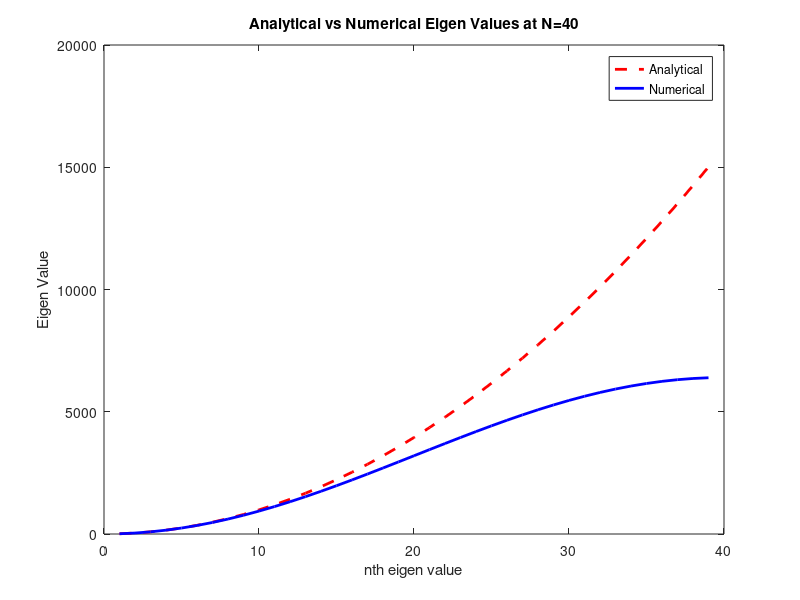
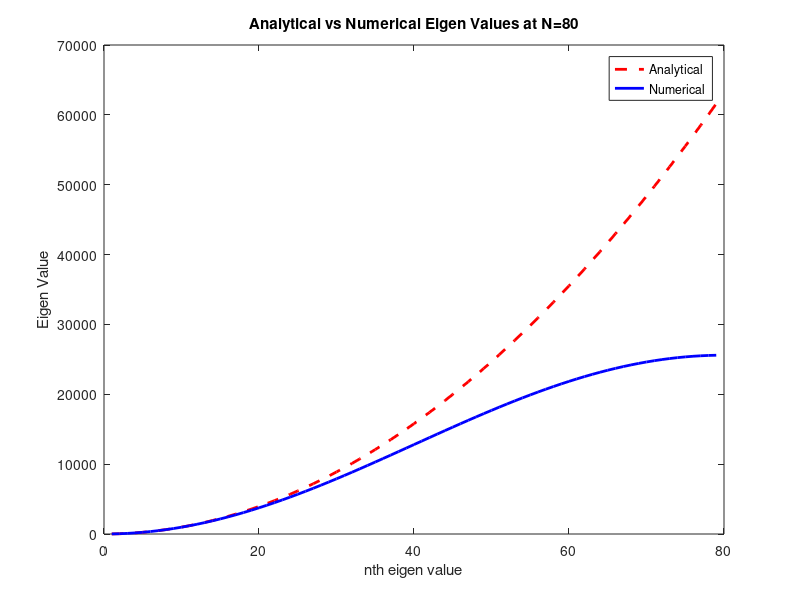
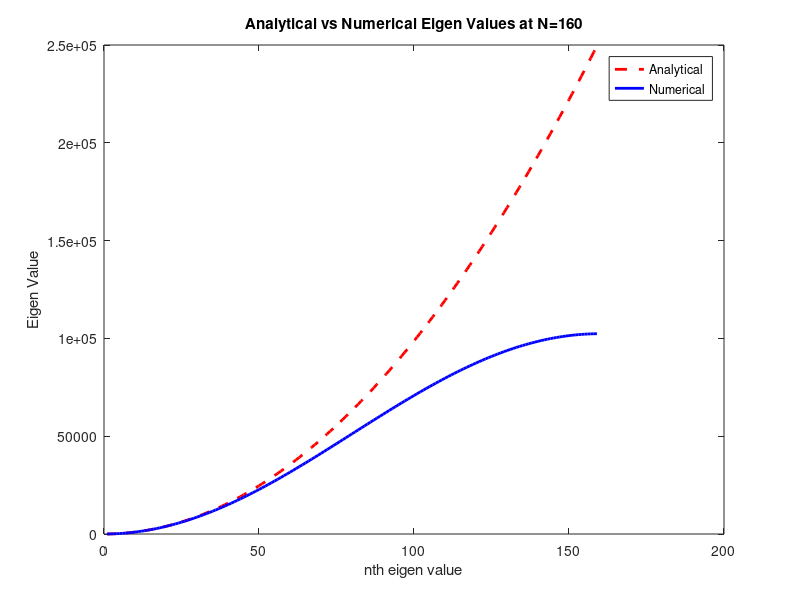

Write the MATLAB code that produced these figures, in order.
%e=eigs(A,30,'smallestabs') is working in Matlab version 2017b
%e=eigs(A,30,'sa') for Matlab 2017a but this takes time 

%Taking arbitrary number of intervals N=40
N=40;
% Let the length of one division be h
h=1/N;
%vector of N-1 numbers
n=1:N-1;
%analytical eigen values
k=n.^2.*pi^2;
%Creating A matrix
principalDiag=(2/(h^2))*(ones(N-1,1));
lowerDiag=(-1/(h^2))*(ones(N-1,1));
upperDiag=(-1/(h^2))*(ones(N-1,1));
A=spdiags([lowerDiag principalDiag upperDiag],-1:1,N-1,N-1);
%Calculate eigen values for matrix A
e=eig(A);
figure(1);
plot(n,k,'--r','linewidth',2);
hold on;
plot(n,e,'-b','linewidth',2);
xlabel('nth eigen value');
ylabel('Eigen Value');
legend('Analytical','Numerical');
title('Analytical vs Numerical Eigen Values at N=40');


%Taking arbitrary number of intervals N=80
N=80;
% Let the length of one division be h
h=1/N;
%vector of N-1 numbers
n=1:N-1;
%analytical eigen values
k=n.^2.*pi^2;
%Creating A matrix
principalDiag=(2/(h^2))*(ones(N-1,1));
lowerDiag=(-1/(h^2))*(ones(N-1,1));
upperDiag=(-1/(h^2))*(ones(N-1,1));
A=spdiags([lowerDiag principalDiag upperDiag],-1:1,N-1,N-1);
%Calculate eigen values for matrix A
e=eig(A);
figure(2);
plot(n,k,'--r','linewidth',2);
hold on;
plot(n,e,'-b','linewidth',2);
xlabel('nth eigen value');
ylabel('Eigen Value');
legend('Analytical','Numerical');
title('Analytical vs Numerical Eigen Values at N=80');


%Taking arbitrary number of intervals N=160
N=160;
% Let the length of one division be h
h=1/N;
%vector of N-1 numbers
n=1:N-1;
%analytical eigen values
k=n.^2.*pi^2;
%Creating A matrix
principalDiag=(2/(h^2))*(ones(N-1,1));
lowerDiag=(-1/(h^2))*(ones(N-1,1));
upperDiag=(-1/(h^2))*(ones(N-1,1));
A=spdiags([lowerDiag principalDiag upperDiag],-1:1,N-1,N-1);
%Calculate eigen values for matrix A
e=eig(A);
figure(3);
plot(n,k,'--r','linewidth',2);
hold on;
plot(n,e,'-b','linewidth',2);
xlabel('nth eigen value');
ylabel('Eigen Value');
legend('Analytical','Numerical');
title('Analytical vs Numerical Eigen Values at N=160');